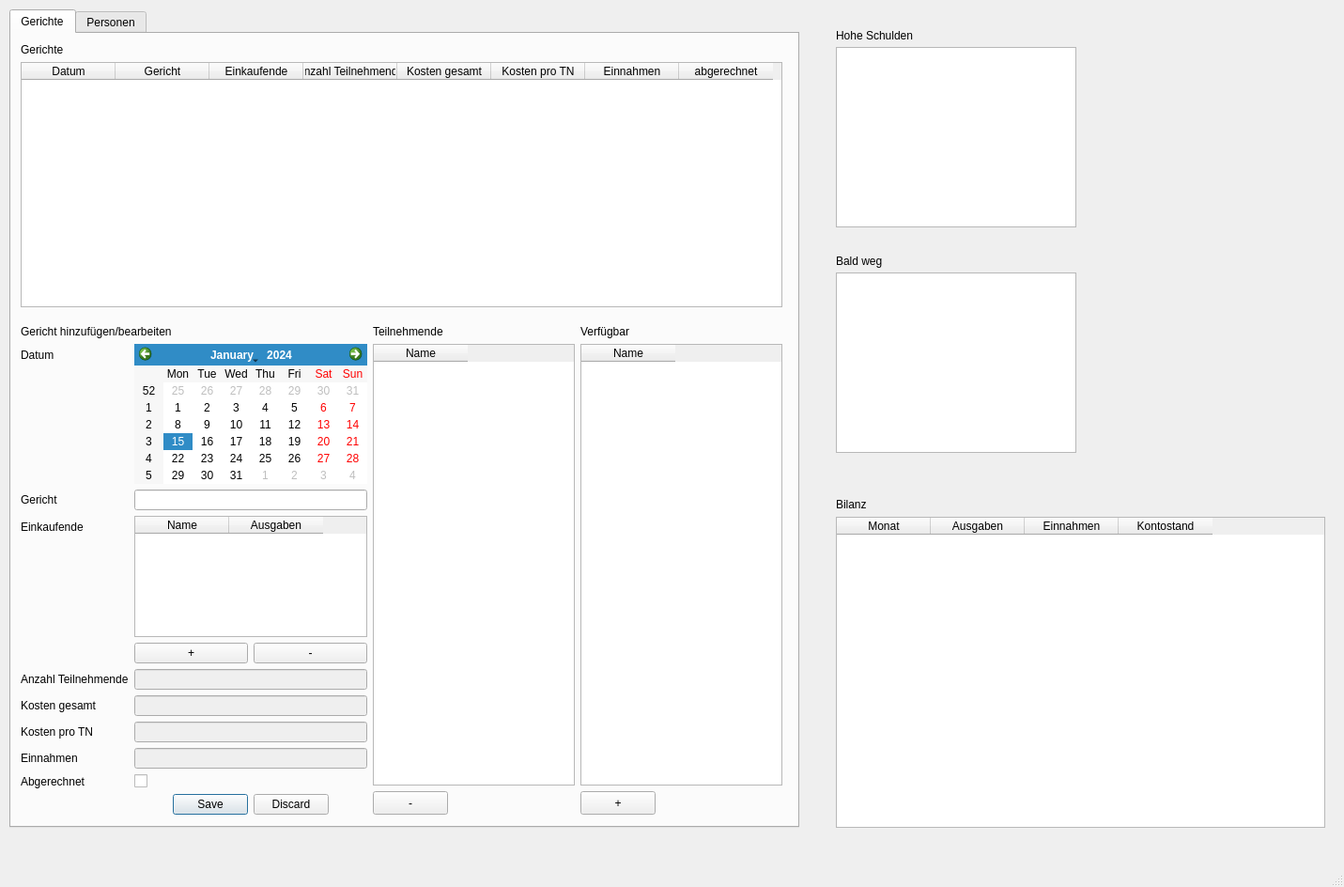
<?xml version="1.0" encoding="UTF-8"?>
<ui version="4.0">
 <class>MainWindow</class>
 <widget class="QMainWindow" name="MainWindow">
  <property name="geometry">
   <rect>
    <x>0</x>
    <y>0</y>
    <width>1431</width>
    <height>944</height>
   </rect>
  </property>
  <property name="windowTitle">
   <string>MainWindow</string>
  </property>
  <widget class="QWidget" name="centralwidget">
   <widget class="QListWidget" name="listWidget">
    <property name="geometry">
     <rect>
      <x>890</x>
      <y>50</y>
      <width>256</width>
      <height>192</height>
     </rect>
    </property>
   </widget>
   <widget class="QLabel" name="label_5">
    <property name="geometry">
     <rect>
      <x>890</x>
      <y>30</y>
      <width>121</width>
      <height>16</height>
     </rect>
    </property>
    <property name="text">
     <string>Hohe Schulden</string>
    </property>
   </widget>
   <widget class="QTabWidget" name="tabWidget">
    <property name="geometry">
     <rect>
      <x>10</x>
      <y>10</y>
      <width>841</width>
      <height>871</height>
     </rect>
    </property>
    <property name="currentIndex">
     <number>0</number>
    </property>
    <widget class="QWidget" name="tab">
     <attribute name="title">
      <string>Gerichte</string>
     </attribute>
     <widget class="QWidget" name="verticalLayoutWidget_3">
      <property name="geometry">
       <rect>
        <x>10</x>
        <y>10</y>
        <width>811</width>
        <height>281</height>
       </rect>
      </property>
      <layout class="QVBoxLayout" name="verticalLayout_3">
       <item>
        <widget class="QLabel" name="label_11">
         <property name="text">
          <string>Gerichte</string>
         </property>
        </widget>
       </item>
       <item>
        <widget class="QTableWidget" name="tableWidget">
         <column>
          <property name="text">
           <string>Datum</string>
          </property>
         </column>
         <column>
          <property name="text">
           <string>Gericht</string>
          </property>
         </column>
         <column>
          <property name="text">
           <string>Einkaufende</string>
          </property>
         </column>
         <column>
          <property name="text">
           <string>Anzahl Teilnehmende</string>
          </property>
         </column>
         <column>
          <property name="text">
           <string>Kosten gesamt</string>
          </property>
         </column>
         <column>
          <property name="text">
           <string>Kosten pro TN</string>
          </property>
         </column>
         <column>
          <property name="text">
           <string>Einnahmen</string>
          </property>
         </column>
         <column>
          <property name="text">
           <string>abgerechnet</string>
          </property>
         </column>
        </widget>
       </item>
      </layout>
     </widget>
     <widget class="QWidget" name="horizontalLayoutWidget_3">
      <property name="geometry">
       <rect>
        <x>10</x>
        <y>310</y>
        <width>811</width>
        <height>521</height>
       </rect>
      </property>
      <layout class="QHBoxLayout" name="horizontalLayout_3">
       <item>
        <layout class="QVBoxLayout" name="verticalLayout_4">
         <item>
          <widget class="QLabel" name="label_12">
           <property name="text">
            <string>Gericht hinzufügen/bearbeiten</string>
           </property>
          </widget>
         </item>
         <item>
          <layout class="QFormLayout" name="formLayout_2">
           <item row="0" column="0">
            <widget class="QLabel" name="label_13">
             <property name="text">
              <string>Datum</string>
             </property>
            </widget>
           </item>
           <item row="0" column="1">
            <widget class="QCalendarWidget" name="calendarWidget"/>
           </item>
           <item row="1" column="0">
            <widget class="QLabel" name="label_16">
             <property name="text">
              <string>Gericht</string>
             </property>
            </widget>
           </item>
           <item row="1" column="1">
            <widget class="QLineEdit" name="lineEdit_7"/>
           </item>
           <item row="2" column="0">
            <widget class="QLabel" name="label_17">
             <property name="text">
              <string>Einkaufende</string>
             </property>
            </widget>
           </item>
           <item row="4" column="0">
            <widget class="QLabel" name="label_22">
             <property name="text">
              <string>Anzahl Teilnehmende</string>
             </property>
            </widget>
           </item>
           <item row="4" column="1">
            <widget class="QLineEdit" name="lineEdit_3">
             <property name="enabled">
              <bool>false</bool>
             </property>
            </widget>
           </item>
           <item row="5" column="0">
            <widget class="QLabel" name="label_18">
             <property name="text">
              <string>Kosten gesamt</string>
             </property>
            </widget>
           </item>
           <item row="5" column="1">
            <widget class="QLineEdit" name="lineEdit_6">
             <property name="enabled">
              <bool>false</bool>
             </property>
            </widget>
           </item>
           <item row="6" column="0">
            <widget class="QLabel" name="label_19">
             <property name="text">
              <string>Kosten pro TN</string>
             </property>
            </widget>
           </item>
           <item row="6" column="1">
            <widget class="QLineEdit" name="lineEdit_5">
             <property name="enabled">
              <bool>false</bool>
             </property>
            </widget>
           </item>
           <item row="7" column="0">
            <widget class="QLabel" name="label_20">
             <property name="text">
              <string>Einnahmen</string>
             </property>
            </widget>
           </item>
           <item row="7" column="1">
            <widget class="QLineEdit" name="lineEdit_4">
             <property name="enabled">
              <bool>false</bool>
             </property>
            </widget>
           </item>
           <item row="8" column="0">
            <widget class="QLabel" name="label_21">
             <property name="text">
              <string>Abgerechnet</string>
             </property>
            </widget>
           </item>
           <item row="8" column="1">
            <widget class="QCheckBox" name="checkBox_2">
             <property name="text">
              <string/>
             </property>
            </widget>
           </item>
           <item row="9" column="1">
            <widget class="QDialogButtonBox" name="buttonBox_2">
             <property name="standardButtons">
              <set>QDialogButtonBox::Discard|QDialogButtonBox::Save</set>
             </property>
             <property name="centerButtons">
              <bool>true</bool>
             </property>
            </widget>
           </item>
           <item row="2" column="1">
            <layout class="QVBoxLayout" name="verticalLayout_7">
             <item>
              <widget class="QTableWidget" name="tableWidget_5">
               <column>
                <property name="text">
                 <string>Name</string>
                </property>
               </column>
               <column>
                <property name="text">
                 <string>Ausgaben</string>
                </property>
               </column>
              </widget>
             </item>
             <item>
              <layout class="QHBoxLayout" name="horizontalLayout_4">
               <item>
                <widget class="QPushButton" name="pushButton_5">
                 <property name="text">
                  <string>+</string>
                 </property>
                </widget>
               </item>
               <item>
                <widget class="QPushButton" name="pushButton_6">
                 <property name="text">
                  <string>-</string>
                 </property>
                </widget>
               </item>
              </layout>
             </item>
            </layout>
           </item>
          </layout>
         </item>
        </layout>
       </item>
       <item>
        <layout class="QHBoxLayout" name="horizontalLayout_2">
         <item>
          <layout class="QVBoxLayout" name="verticalLayout_5">
           <item>
            <widget class="QLabel" name="label_14">
             <property name="text">
              <string>Teilnehmende</string>
             </property>
            </widget>
           </item>
           <item>
            <widget class="QTableWidget" name="tableWidget_3">
             <column>
              <property name="text">
               <string>Name</string>
              </property>
             </column>
            </widget>
           </item>
           <item>
            <widget class="QPushButton" name="pushButton_2">
             <property name="sizePolicy">
              <sizepolicy hsizetype="Fixed" vsizetype="Fixed">
               <horstretch>0</horstretch>
               <verstretch>0</verstretch>
              </sizepolicy>
             </property>
             <property name="minimumSize">
              <size>
               <width>25</width>
               <height>25</height>
              </size>
             </property>
             <property name="baseSize">
              <size>
               <width>25</width>
               <height>25</height>
              </size>
             </property>
             <property name="text">
              <string>-</string>
             </property>
            </widget>
           </item>
          </layout>
         </item>
         <item>
          <layout class="QVBoxLayout" name="verticalLayout_6">
           <item>
            <widget class="QLabel" name="label_15">
             <property name="text">
              <string>Verfügbar</string>
             </property>
            </widget>
           </item>
           <item>
            <widget class="QTableWidget" name="tableWidget_4">
             <column>
              <property name="text">
               <string>Name</string>
              </property>
             </column>
            </widget>
           </item>
           <item>
            <widget class="QPushButton" name="pushButton">
             <property name="sizePolicy">
              <sizepolicy hsizetype="Fixed" vsizetype="Fixed">
               <horstretch>0</horstretch>
               <verstretch>0</verstretch>
              </sizepolicy>
             </property>
             <property name="minimumSize">
              <size>
               <width>25</width>
               <height>25</height>
              </size>
             </property>
             <property name="baseSize">
              <size>
               <width>25</width>
               <height>25</height>
              </size>
             </property>
             <property name="text">
              <string>+</string>
             </property>
            </widget>
           </item>
          </layout>
         </item>
        </layout>
       </item>
      </layout>
     </widget>
    </widget>
    <widget class="QWidget" name="tab_2">
     <attribute name="title">
      <string>Personen</string>
     </attribute>
     <widget class="QWidget" name="horizontalLayoutWidget">
      <property name="geometry">
       <rect>
        <x>20</x>
        <y>20</y>
        <width>771</width>
        <height>359</height>
       </rect>
      </property>
      <layout class="QHBoxLayout" name="horizontalLayout">
       <item>
        <layout class="QVBoxLayout" name="verticalLayout">
         <item>
          <widget class="QLabel" name="label_4">
           <property name="sizePolicy">
            <sizepolicy hsizetype="Maximum" vsizetype="Preferred">
             <horstretch>0</horstretch>
             <verstretch>0</verstretch>
            </sizepolicy>
           </property>
           <property name="maximumSize">
            <size>
             <width>300</width>
             <height>16777215</height>
            </size>
           </property>
           <property name="text">
            <string>Person hinzufügen/bearbeiten</string>
           </property>
          </widget>
         </item>
         <item>
          <layout class="QFormLayout" name="formLayout">
           <property name="horizontalSpacing">
            <number>6</number>
           </property>
           <item row="0" column="0">
            <widget class="QLabel" name="label">
             <property name="text">
              <string>Name</string>
             </property>
            </widget>
           </item>
           <item row="0" column="1">
            <widget class="QLineEdit" name="lineEdit"/>
           </item>
           <item row="1" column="0">
            <widget class="QLabel" name="label_2">
             <property name="text">
              <string>Von</string>
             </property>
            </widget>
           </item>
           <item row="1" column="1">
            <widget class="QDateEdit" name="dateEdit"/>
           </item>
           <item row="2" column="0">
            <widget class="QLabel" name="label_3">
             <property name="text">
              <string>Bis</string>
             </property>
            </widget>
           </item>
           <item row="2" column="1">
            <widget class="QDateEdit" name="dateEdit_2">
             <property name="enabled">
              <bool>true</bool>
             </property>
            </widget>
           </item>
           <item row="3" column="1">
            <widget class="QCheckBox" name="checkBox">
             <property name="text">
              <string>unbefristet</string>
             </property>
            </widget>
           </item>
           <item row="4" column="0">
            <widget class="QLabel" name="label_6">
             <property name="text">
              <string>Guthaben</string>
             </property>
            </widget>
           </item>
           <item row="4" column="1">
            <widget class="QLineEdit" name="lineEdit_2">
             <property name="enabled">
              <bool>false</bool>
             </property>
            </widget>
           </item>
           <item row="5" column="0">
            <widget class="QLabel" name="label_10">
             <property name="text">
              <string>Transaktionen</string>
             </property>
            </widget>
           </item>
           <item row="5" column="1">
            <widget class="QTableView" name="tableView">
             <property name="enabled">
              <bool>false</bool>
             </property>
            </widget>
           </item>
           <item row="6" column="0">
            <widget class="QLabel" name="label_7">
             <property name="text">
              <string>Einzahlung</string>
             </property>
            </widget>
           </item>
           <item row="6" column="1">
            <widget class="QPushButton" name="pushButton_3">
             <property name="text">
              <string>+</string>
             </property>
            </widget>
           </item>
           <item row="7" column="0">
            <widget class="QLabel" name="label_8">
             <property name="text">
              <string>Auszahlung</string>
             </property>
            </widget>
           </item>
           <item row="7" column="1">
            <widget class="QPushButton" name="pushButton_4">
             <property name="text">
              <string>-</string>
             </property>
            </widget>
           </item>
           <item row="8" column="1">
            <widget class="QDialogButtonBox" name="buttonBox">
             <property name="standardButtons">
              <set>QDialogButtonBox::Discard|QDialogButtonBox::Save</set>
             </property>
             <property name="centerButtons">
              <bool>true</bool>
             </property>
            </widget>
           </item>
          </layout>
         </item>
        </layout>
       </item>
       <item>
        <layout class="QVBoxLayout" name="verticalLayout_2">
         <item>
          <widget class="QLabel" name="label_9">
           <property name="text">
            <string>Personen</string>
           </property>
          </widget>
         </item>
         <item>
          <widget class="QTableWidget" name="tableWidget_2">
           <property name="sizePolicy">
            <sizepolicy hsizetype="Minimum" vsizetype="Expanding">
             <horstretch>0</horstretch>
             <verstretch>0</verstretch>
            </sizepolicy>
           </property>
           <property name="minimumSize">
            <size>
             <width>500</width>
             <height>0</height>
            </size>
           </property>
           <column>
            <property name="text">
             <string>Name</string>
            </property>
           </column>
           <column>
            <property name="text">
             <string>Von</string>
            </property>
           </column>
           <column>
            <property name="text">
             <string>Bis</string>
            </property>
           </column>
           <column>
            <property name="text">
             <string>Guthaben</string>
            </property>
           </column>
          </widget>
         </item>
        </layout>
       </item>
      </layout>
     </widget>
    </widget>
   </widget>
   <widget class="QListWidget" name="listWidget_2">
    <property name="geometry">
     <rect>
      <x>890</x>
      <y>290</y>
      <width>256</width>
      <height>192</height>
     </rect>
    </property>
   </widget>
   <widget class="QLabel" name="label_23">
    <property name="geometry">
     <rect>
      <x>890</x>
      <y>270</y>
      <width>121</width>
      <height>16</height>
     </rect>
    </property>
    <property name="text">
     <string>Bald weg</string>
    </property>
   </widget>
   <widget class="QTableWidget" name="tableWidget_6">
    <property name="geometry">
     <rect>
      <x>890</x>
      <y>550</y>
      <width>521</width>
      <height>331</height>
     </rect>
    </property>
    <column>
     <property name="text">
      <string>Monat</string>
     </property>
    </column>
    <column>
     <property name="text">
      <string>Ausgaben</string>
     </property>
    </column>
    <column>
     <property name="text">
      <string>Einnahmen</string>
     </property>
    </column>
    <column>
     <property name="text">
      <string>Kontostand</string>
     </property>
    </column>
   </widget>
   <widget class="QLabel" name="label_24">
    <property name="geometry">
     <rect>
      <x>890</x>
      <y>530</y>
      <width>47</width>
      <height>13</height>
     </rect>
    </property>
    <property name="text">
     <string>Bilanz</string>
    </property>
   </widget>
  </widget>
  <widget class="QMenuBar" name="menubar">
   <property name="geometry">
    <rect>
     <x>0</x>
     <y>0</y>
     <width>1431</width>
     <height>21</height>
    </rect>
   </property>
  </widget>
  <widget class="QStatusBar" name="statusbar"/>
 </widget>
 <resources/>
 <connections/>
</ui>
